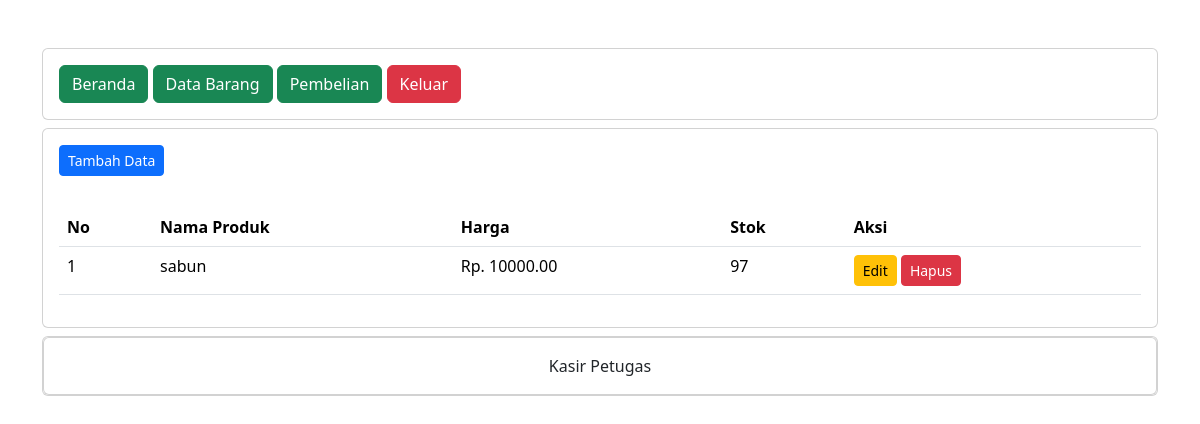
Screenshot of /petugas/data_barang.php (signed in) with the database file from the repository.
### tables this page shows
CREATE TABLE `produk` (
  `ProdukID` int(11) NOT NULL,
  `NamaProduk` varchar(255) NOT NULL,
  `Harga` decimal(10,2) NOT NULL,
  `Stok` int(11) NOT NULL
);

### petugas/data_barang.php (the view, shortened to what this page needs)
<?php
include "header.php";
include "navbar.php";
?>
<div class="card mt-2">
    <div class="card-body">
        <button type="button" class="btn btn-primary btn-sm" data-bs-toggle="modal" data-bs-target="#tambah-data">
            Tambah Data
        </button>
    </div>
    <div class="card-body">
        <table class="table">
            <thead>
                <tr>
                    <th>No</th>
                    <th>Nama Produk</th>
                    <th>Harga</th>
                    <th>Stok</th>
                    <th>Aksi</th>
                </tr>
            </thead>
            <tbody>
                <?php
                include '../koneksi.php';
                $no = 1;
                $data = mysqli_query($koneksi, "select * from produk");
                while ($d = mysqli_fetch_array($data)) {
                ?>
                    <tr>
                        <td><?php echo $no++; ?></td>
                        <td><?php echo $d['NamaProduk']; ?></td>
                        <td>Rp. <?php echo $d['Harga']; ?></td>
                        <td><?php echo $d['Stok']; ?></td>
                        <td>
                            <button type="button" class="btn btn-warning btn-sm" data-bs-toggle="modal" data-bs-target="#edit-data<?php echo $d['ProdukID']; ?>">
                                Edit
                            </button>
                            <button type="button" class="btn btn-danger btn-sm" data-bs-toggle="modal" data-bs-target="#hapus-data<?php echo $d['ProdukID']; ?>">
                                Hapus
                            </button>
                        </td>
                    </tr>
                <?php } ?>
            </tbody>
        </table>
    </div>
</div>
<?php
include "footer.php";
?>

### rows the page displays
produk: NamaProduk "sabun", Harga "10000.00", Stok "97"
